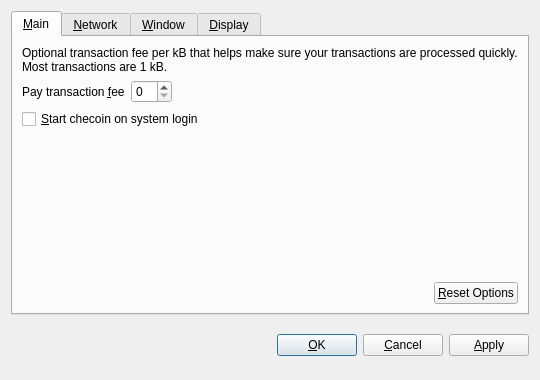
<?xml version="1.0" encoding="UTF-8"?>
<ui version="4.0">
 <class>OptionsDialog</class>
 <widget class="QDialog" name="OptionsDialog">
  <property name="geometry">
   <rect>
    <x>0</x>
    <y>0</y>
    <width>540</width>
    <height>380</height>
   </rect>
  </property>
  <property name="windowTitle">
   <string>Options</string>
  </property>
  <property name="modal">
   <bool>true</bool>
  </property>
  <layout class="QVBoxLayout" name="verticalLayout">
   <item>
    <widget class="QTabWidget" name="tabWidget">
     <property name="tabPosition">
      <enum>QTabWidget::North</enum>
     </property>
     <property name="currentIndex">
      <number>0</number>
     </property>
     <widget class="QWidget" name="tabMain">
      <attribute name="title">
       <string>&amp;Main</string>
      </attribute>
      <layout class="QVBoxLayout" name="verticalLayout_Main">
       <item>
        <widget class="QLabel" name="transactionFeeInfoLabel">
         <property name="text">
          <string>Optional transaction fee per kB that helps make sure your transactions are processed quickly. Most transactions are 1 kB.</string>
         </property>
         <property name="textFormat">
          <enum>Qt::PlainText</enum>
         </property>
         <property name="wordWrap">
          <bool>true</bool>
         </property>
        </widget>
       </item>
       <item>
        <layout class="QHBoxLayout" name="horizontalLayout_1_Main">
         <item>
          <widget class="QLabel" name="transactionFeeLabel">
           <property name="text">
            <string>Pay transaction &amp;fee</string>
           </property>
           <property name="textFormat">
            <enum>Qt::PlainText</enum>
           </property>
           <property name="buddy">
            <cstring>transactionFee</cstring>
           </property>
          </widget>
         </item>
         <item>
          <widget class="BitcoinAmountField" name="transactionFee"/>
         </item>
         <item>
          <spacer name="horizontalSpacer_1_Main">
           <property name="orientation">
            <enum>Qt::Horizontal</enum>
           </property>
           <property name="sizeHint" stdset="0">
            <size>
             <width>40</width>
             <height>20</height>
            </size>
           </property>
          </spacer>
         </item>
        </layout>
       </item>
       <item>
        <widget class="QCheckBox" name="bitcoinAtStartup">
         <property name="toolTip">
          <string>Automatically start checoin after logging in to the system.</string>
         </property>
         <property name="text">
          <string>&amp;Start checoin on system login</string>
         </property>
        </widget>
       </item>
       <item>
        <spacer name="verticalSpacer_Main">
         <property name="orientation">
          <enum>Qt::Vertical</enum>
         </property>
         <property name="sizeHint" stdset="0">
          <size>
           <width>20</width>
           <height>40</height>
          </size>
         </property>
        </spacer>
       </item>
       <item>
        <layout class="QHBoxLayout" name="horizontalLayout_2_Main">
         <item>
          <spacer name="horizontalSpacer_2_Main">
           <property name="orientation">
            <enum>Qt::Horizontal</enum>
           </property>
           <property name="sizeHint" stdset="0">
            <size>
             <width>40</width>
             <height>20</height>
            </size>
           </property>
          </spacer>
         </item>
         <item>
          <widget class="QPushButton" name="resetButton">
           <property name="toolTip">
            <string>Reset all client options to default.</string>
           </property>
           <property name="text">
            <string>&amp;Reset Options</string>
           </property>
           <property name="autoDefault">
            <bool>false</bool>
           </property>
          </widget>
         </item>
        </layout>
       </item>
      </layout>
     </widget>
     <widget class="QWidget" name="tabNetwork">
      <attribute name="title">
       <string>&amp;Network</string>
      </attribute>
      <layout class="QVBoxLayout" name="verticalLayout_Network">
       <item>
        <widget class="QCheckBox" name="mapPortUpnp">
         <property name="toolTip">
          <string>Automatically open the checoin client port on the router. This only works when your router supports UPnP and it is enabled.</string>
         </property>
         <property name="text">
          <string>Map port using &amp;UPnP</string>
         </property>
        </widget>
       </item>
       <item>
        <widget class="QCheckBox" name="connectSocks">
         <property name="toolTip">
          <string>Connect to the checoin network through a SOCKS proxy (e.g. when connecting through Tor).</string>
         </property>
         <property name="text">
          <string>&amp;Connect through SOCKS proxy:</string>
         </property>
        </widget>
       </item>
       <item>
        <layout class="QHBoxLayout" name="horizontalLayout_Network">
         <item>
          <widget class="QLabel" name="proxyIpLabel">
           <property name="text">
            <string>Proxy &amp;IP:</string>
           </property>
           <property name="textFormat">
            <enum>Qt::PlainText</enum>
           </property>
           <property name="buddy">
            <cstring>proxyIp</cstring>
           </property>
          </widget>
         </item>
         <item>
          <widget class="QValidatedLineEdit" name="proxyIp">
           <property name="maximumSize">
            <size>
             <width>140</width>
             <height>16777215</height>
            </size>
           </property>
           <property name="toolTip">
            <string>IP address of the proxy (e.g. 127.0.0.1)</string>
           </property>
          </widget>
         </item>
         <item>
          <widget class="QLabel" name="proxyPortLabel">
           <property name="text">
            <string>&amp;Port:</string>
           </property>
           <property name="textFormat">
            <enum>Qt::PlainText</enum>
           </property>
           <property name="buddy">
            <cstring>proxyPort</cstring>
           </property>
          </widget>
         </item>
         <item>
          <widget class="QLineEdit" name="proxyPort">
           <property name="maximumSize">
            <size>
             <width>55</width>
             <height>16777215</height>
            </size>
           </property>
           <property name="toolTip">
            <string>Port of the proxy (e.g. 9050)</string>
           </property>
          </widget>
         </item>
         <item>
          <widget class="QLabel" name="socksVersionLabel">
           <property name="text">
            <string>SOCKS &amp;Version:</string>
           </property>
           <property name="textFormat">
            <enum>Qt::PlainText</enum>
           </property>
           <property name="buddy">
            <cstring>socksVersion</cstring>
           </property>
          </widget>
         </item>
         <item>
          <widget class="QValueComboBox" name="socksVersion">
           <property name="toolTip">
            <string>SOCKS version of the proxy (e.g. 5)</string>
           </property>
          </widget>
         </item>
         <item>
          <spacer name="horizontalSpacer_Network">
           <property name="orientation">
            <enum>Qt::Horizontal</enum>
           </property>
           <property name="sizeHint" stdset="0">
            <size>
             <width>40</width>
             <height>20</height>
            </size>
           </property>
          </spacer>
         </item>
        </layout>
       </item>
       <item>
        <spacer name="verticalSpacer_Network">
         <property name="orientation">
          <enum>Qt::Vertical</enum>
         </property>
         <property name="sizeHint" stdset="0">
          <size>
           <width>20</width>
           <height>40</height>
          </size>
         </property>
        </spacer>
       </item>
      </layout>
     </widget>
     <widget class="QWidget" name="tabWindow">
      <attribute name="title">
       <string>&amp;Window</string>
      </attribute>
      <layout class="QVBoxLayout" name="verticalLayout_Window">
       <item>
        <widget class="QCheckBox" name="minimizeToTray">
         <property name="toolTip">
          <string>Show only a tray icon after minimizing the window.</string>
         </property>
         <property name="text">
          <string>&amp;Minimize to the tray instead of the taskbar</string>
         </property>
        </widget>
       </item>
       <item>
        <widget class="QCheckBox" name="minimizeOnClose">
         <property name="toolTip">
          <string>Minimize instead of exit the application when the window is closed. When this option is enabled, the application will be closed only after selecting Quit in the menu.</string>
         </property>
         <property name="text">
          <string>M&amp;inimize on close</string>
         </property>
        </widget>
       </item>
       <item>
        <spacer name="verticalSpacer_Window">
         <property name="orientation">
          <enum>Qt::Vertical</enum>
         </property>
         <property name="sizeHint" stdset="0">
          <size>
           <width>20</width>
           <height>40</height>
          </size>
         </property>
        </spacer>
       </item>
      </layout>
     </widget>
     <widget class="QWidget" name="tabDisplay">
      <attribute name="title">
       <string>&amp;Display</string>
      </attribute>
      <layout class="QVBoxLayout" name="verticalLayout_Display">
       <item>
        <layout class="QHBoxLayout" name="horizontalLayout_1_Display">
         <item>
          <widget class="QLabel" name="langLabel">
           <property name="text">
            <string>User Interface &amp;language:</string>
           </property>
           <property name="textFormat">
            <enum>Qt::PlainText</enum>
           </property>
           <property name="buddy">
            <cstring>lang</cstring>
           </property>
          </widget>
         </item>
         <item>
          <widget class="QValueComboBox" name="lang">
           <property name="toolTip">
            <string>The user interface language can be set here. This setting will take effect after restarting checoin.</string>
           </property>
          </widget>
         </item>
        </layout>
       </item>
       <item>
        <layout class="QHBoxLayout" name="horizontalLayout_2_Display">
         <item>
          <widget class="QLabel" name="unitLabel">
           <property name="text">
            <string>&amp;Unit to show amounts in:</string>
           </property>
           <property name="textFormat">
            <enum>Qt::PlainText</enum>
           </property>
           <property name="buddy">
            <cstring>unit</cstring>
           </property>
          </widget>
         </item>
         <item>
          <widget class="QValueComboBox" name="unit">
           <property name="toolTip">
            <string>Choose the default subdivision unit to show in the interface and when sending coins.</string>
           </property>
          </widget>
         </item>
        </layout>
       </item>
       <item>
        <widget class="QCheckBox" name="displayAddresses">
         <property name="toolTip">
          <string>Whether to show checoin addresses in the transaction list or not.</string>
         </property>
         <property name="text">
          <string>&amp;Display addresses in transaction list</string>
         </property>
        </widget>
       </item>
       <item>
        <spacer name="verticalSpacer_Display">
         <property name="orientation">
          <enum>Qt::Vertical</enum>
         </property>
         <property name="sizeHint" stdset="0">
          <size>
           <width>20</width>
           <height>40</height>
          </size>
         </property>
        </spacer>
       </item>
      </layout>
     </widget>
    </widget>
   </item>
   <item>
    <layout class="QHBoxLayout" name="horizontalLayout_Buttons">
     <item>
      <spacer name="horizontalSpacer_1">
       <property name="orientation">
        <enum>Qt::Horizontal</enum>
       </property>
       <property name="sizeHint" stdset="0">
        <size>
         <width>40</width>
         <height>48</height>
        </size>
       </property>
      </spacer>
     </item>
     <item>
      <widget class="QLabel" name="statusLabel">
       <property name="font">
        <font>
         <weight>75</weight>
         <bold>true</bold>
        </font>
       </property>
       <property name="text">
        <string/>
       </property>
       <property name="textFormat">
        <enum>Qt::PlainText</enum>
       </property>
       <property name="wordWrap">
        <bool>true</bool>
       </property>
      </widget>
     </item>
     <item>
      <spacer name="horizontalSpacer_2">
       <property name="orientation">
        <enum>Qt::Horizontal</enum>
       </property>
       <property name="sizeHint" stdset="0">
        <size>
         <width>40</width>
         <height>48</height>
        </size>
       </property>
      </spacer>
     </item>
     <item>
      <widget class="QPushButton" name="okButton">
       <property name="text">
        <string>&amp;OK</string>
       </property>
      </widget>
     </item>
     <item>
      <widget class="QPushButton" name="cancelButton">
       <property name="text">
        <string>&amp;Cancel</string>
       </property>
       <property name="autoDefault">
        <bool>false</bool>
       </property>
      </widget>
     </item>
     <item>
      <widget class="QPushButton" name="applyButton">
       <property name="text">
        <string>&amp;Apply</string>
       </property>
       <property name="autoDefault">
        <bool>false</bool>
       </property>
      </widget>
     </item>
    </layout>
   </item>
  </layout>
 </widget>
 <customwidgets>
  <customwidget>
   <class>BitcoinAmountField</class>
   <extends>QSpinBox</extends>
   <header>bitcoinamountfield.h</header>
  </customwidget>
  <customwidget>
   <class>QValueComboBox</class>
   <extends>QComboBox</extends>
   <header>qvaluecombobox.h</header>
  </customwidget>
  <customwidget>
   <class>QValidatedLineEdit</class>
   <extends>QLineEdit</extends>
   <header>qvalidatedlineedit.h</header>
  </customwidget>
 </customwidgets>
 <resources/>
 <connections/>
</ui>
